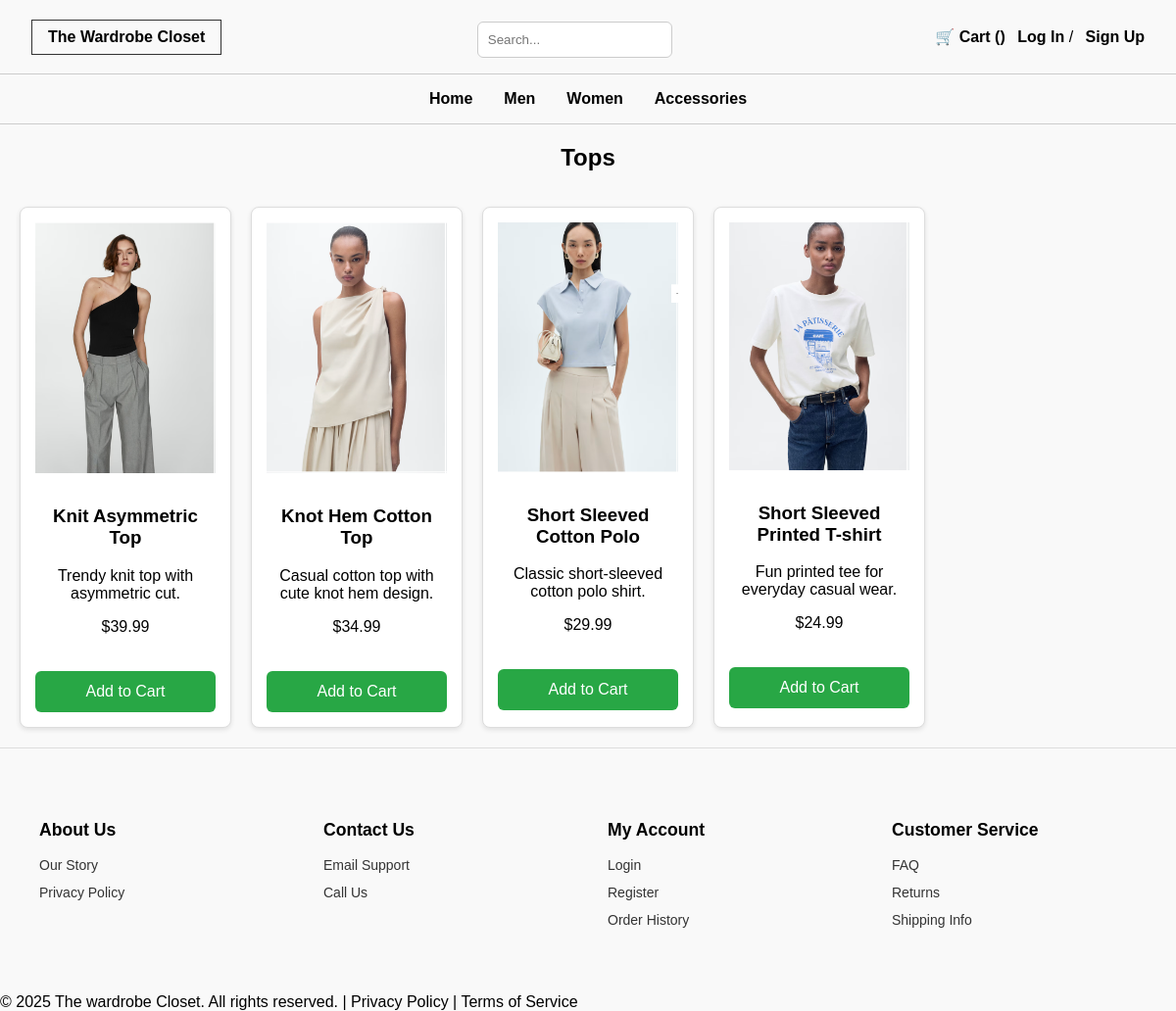
/women/tops, run on the app's committed database.
### app/models.py (models this page shows)
class Product(db.Model):
    id = db.Column(db.Integer, primary_key=True)
    name = db.Column(db.String(120), nullable=False)
    description = db.Column(db.Text)
    price = db.Column(db.Float, nullable=False)
    stock = db.Column(db.Integer, default=0)
    image_url = db.Column(db.String(255))
    size = db.Column(db.String(20))
    color = db.Column(db.String(30))
    category_id = db.Column(db.Integer, db.ForeignKey('category.id'))
    category = db.relationship('Category', backref='products')
    subcategory = db.Column(db.String(100))

### app/routes.py (the view)
@bp.route('/women/tops')
def women_tops():
    women_category = Category.query.filter_by(name='Women').first()
    products = Product.query.filter_by(category_id=women_category.id, subcategory='tops').all()
    return render_template('women/tops.html', products=products)

### app/templates/women/tops.html (shortened to what this page needs)
{% extends "base.html" %}
{% block content %}
<h2 class="section-title">Tops</h2>
<div class="product-grid">
  {% for product in products %}
  <div class="product-card">
    <img src="{{ url_for('static', filename=product.image_url) }}" alt="{{ product.name }}">
    <h3>{{ product.name }}</h3>
    <p>{{ product.description }}</p>
    <p class="price">${{ "%.2f"|format(product.price) }}</p>
    <form action="{{ url_for('main.add_to_cart', product_id=product.id) }}" method="POST">
      <button type="submit">Add to Cart</button>
    </form>
  </div>
  {% endfor %}
</div>
{% endblock %}

### app/static/styles.css (style rules this page uses)
* { box-sizing: border-box; }
body { margin: 0; font-family: Arial, sans-serif; background-color: #f9f9f9; }
.section-title { text-align: center; font-weight: bold; margin-bottom: 1rem; }
.product-grid { display: grid; grid-template-columns: repeat(auto-fill, minmax(200px, 1fr)); gap: 20px; padding: 20px; }
.product-card { border: 1px solid #ddd; padding: 15px; text-align: center; border-radius: 8px; background-color: #fff; box-shadow: 0 2px 5px rgba(0, 0, 0, 0.1); }
.product-card img { width: 100%; max-width: 200px; height: auto; margin-bottom: 10px; }
button { margin-top: 20px; width: 100%; padding: 12px; background-color: #28a745; color: white; font-size: 16px; border: none; border-radius: 6px; cursor: pointer; }

### data on the page
Product: image_url (picture), name "Knit Asymmetric Top", description "Trendy knit top with asymmetric cut.", price "39.99"
Product: image_url (picture), name "Knot Hem Cotton Top", description "Casual cotton top with cute knot hem design.", price "34.99"
Product: image_url (picture), name "Short Sleeved Cotton Polo", description "Classic short-sleeved cotton polo shirt.", price "29.99"
Product: image_url (picture), name "Short Sleeved Printed T-shirt", description "Fun printed tee for everyday casual wear.", price "24.99"
